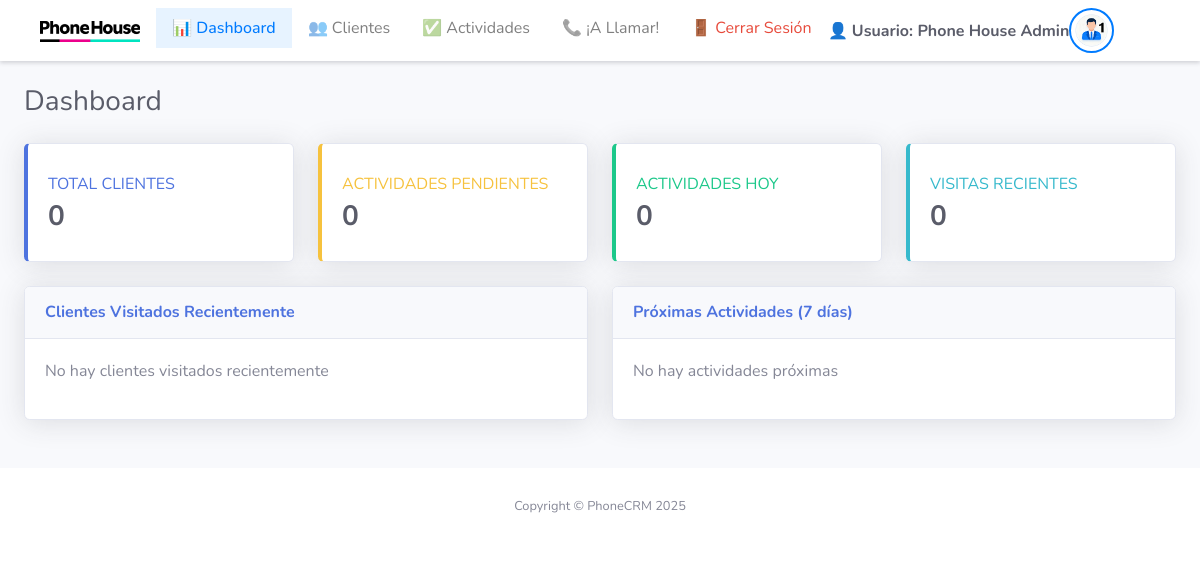
/principal.php (signed in), run on the app's committed database.
### tables this page shows
CREATE TABLE `usuarios` (
  `id` int(11) NOT NULL,
  `nombre` varchar(100) NOT NULL,
  `contraseña` varchar(100) NOT NULL,
  `fecha_creacion` timestamp NOT NULL DEFAULT current_timestamp(),
  `rol` enum('encargado','tienda') NOT NULL DEFAULT 'tienda',
  `foto` varchar(255) DEFAULT NULL
);

### admin/includes/navbar_usuario.php (the view, shortened to what this page needs)
<?php
$current_page = basename($_SERVER['PHP_SELF'], '.php');
$usuario_nombre = "Usuario";
$usuario_foto = null;
try {
    $sql = "SELECT nombre, foto FROM usuarios WHERE id = ?";
    $stmt = $conexion->prepare($sql);
    if ($stmt) {
        $stmt->bind_param("i", $_SESSION['usuario_id']);
        $stmt->execute();
        $resultado = $stmt->get_result();
        if ($resultado && $row = $resultado->fetch_assoc()) {
            if (!empty($row['nombre'])) {
                $usuario_nombre = $row['nombre'];
            }
            if (!empty($row['foto'])) {
                $usuario_foto = $row['foto'];
            }
        }
    }
} catch (Exception $e) {
}
?>
<nav class="navbar navbar-expand-lg navbar-light bg-white shadow-sm">
    <div class="container-fluid">
        <a class="navbar-brand" href="principal.php">
            <img src="images/phonehouse.png" alt="PhoneCRM Logo" style="max-width: 100px; height: auto;">
        </a>
        <div class="collapse navbar-collapse" id="navbarNav">
            <ul class="navbar-nav w-100">
                <li class="nav-item">
                    <a class="nav-link <?php echo ($current_page === 'principal') ? 'active' : ''; ?>" href="principal.php">
                        📊 Dashboard
                    </a>
                </li>
                <li class="nav-item">
                    <a class="nav-link <?php echo ($current_page === 'clientes') ? 'active' : ''; ?>" href="clientes.php">
                        👥 Clientes
                    </a>
                </li>
                <li class="nav-item">
                    <a class="nav-link <?php echo ($current_page === 'actividades') ? 'active' : ''; ?>" href="actividades.php">
                        ✅ Actividades
                    </a>
                </li>
                <li class="nav-item">
                    <a class="nav-link <?php echo ($current_page === 'allamar') ? 'active' : ''; ?>" href="allamar.php">
                        📞 ¡A Llamar!
                    </a>
                </li>
                <li class="nav-item">
                    <a class="nav-link text-danger" href="logout.php">
                        🚪 Cerrar Sesión
                    </a>
                </li>
                <li class="nav-item ms-auto d-flex align-items-center ps-3 pe-4">
                    <span class="text-dark font-weight-bold me-4" style="white-space: nowrap;">👤 Usuario: <?php echo htmlspecialchars($usuario_nombre); ?></span>
                    <?php if ($usuario_foto && file_exists($usuario_foto)): ?>
                        <img src="<?php echo htmlspecialchars($usuario_foto); ?>" alt="Perfil" class="rounded-circle" style="width: 45px; height: 45px; border: 2px solid #007bff; object-fit: cover; background: #fff; padding: 2px;">
                    <?php else: ?>
                        <i class="fas fa-user-circle" style="font-size: 45px; color: #007bff; background: #fff; border-radius: 50%; padding: 2px;"></i>
                    <?php endif; ?>
                </li>
            </ul>
        </div>
    </div>
</nav>

### css/main.css (style rules this page uses)
.navbar-collapse { transition: all 0.3s ease; }
.navbar-nav .nav-link { padding: 0.5rem 1rem !important; transition: all 0.2s ease; }
.navbar-nav .nav-link.active { background-color: #e7f3ff; color: #007bff !important; font-weight: 500; }
html, body { margin: 0; padding: 0; height: 100%; }

### data on the page
usuarios: nombre "Phone House Admin", foto (picture)

### other printed values
$total_clientes "0"
$actividades_pendientes "0"
$actividades_hoy "0"
$clientes_recientes->num_rows "0"
